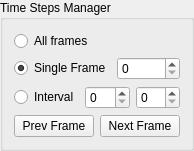
<?xml version="1.0" encoding="UTF-8"?>
<ui version="4.0">
 <class>TimeStepsManager_ui</class>
 <widget class="QGroupBox" name="TimeStepsManager_ui">
  <property name="geometry">
   <rect>
    <x>0</x>
    <y>0</y>
    <width>191</width>
    <height>145</height>
   </rect>
  </property>
  <property name="windowTitle">
   <string>GroupBox</string>
  </property>
  <property name="title">
   <string>Time Steps Manager</string>
  </property>
  <layout class="QVBoxLayout" name="verticalLayout">
   <item>
    <layout class="QVBoxLayout" name="verticalLayout_2">
     <item>
      <widget class="QRadioButton" name="radioButton_all">
       <property name="text">
        <string>All frames</string>
       </property>
       <property name="checked">
        <bool>false</bool>
       </property>
      </widget>
     </item>
     <item>
      <layout class="QHBoxLayout" name="horizontalLayout_3">
       <item>
        <widget class="QRadioButton" name="radioButton_single">
         <property name="text">
          <string>Single Frame</string>
         </property>
         <property name="checked">
          <bool>true</bool>
         </property>
        </widget>
       </item>
       <item>
        <widget class="QSpinBox" name="spinBox_singleFrame"/>
       </item>
      </layout>
     </item>
     <item>
      <layout class="QHBoxLayout" name="horizontalLayout_4">
       <item>
        <widget class="QRadioButton" name="radioButton_interval">
         <property name="text">
          <string>Interval</string>
         </property>
        </widget>
       </item>
       <item>
        <widget class="QSpinBox" name="spinBox_intervalFirst"/>
       </item>
       <item>
        <widget class="QSpinBox" name="spinBox_intervalLast"/>
       </item>
      </layout>
     </item>
     <item>
      <layout class="QHBoxLayout" name="horizontalLayout">
       <item>
        <widget class="QPushButton" name="pushButton_previousFrame">
         <property name="text">
          <string>Prev Frame</string>
         </property>
        </widget>
       </item>
       <item>
        <widget class="QPushButton" name="pushButton_nextFrame">
         <property name="text">
          <string>Next Frame</string>
         </property>
        </widget>
       </item>
      </layout>
     </item>
    </layout>
   </item>
  </layout>
 </widget>
 <resources/>
 <connections/>
</ui>
